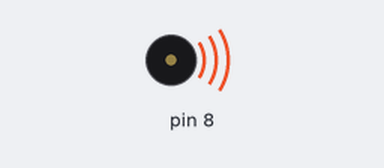
Recording of a sketch running on a simulated Arduino Uno, built with avr-gcc and run on an emulated ATmega328P. On the bench: buzzer (waves = sounding).

Above: at 0.1 s.
Timing chart, 0 to 1.6 s (numbered marks = the images above):
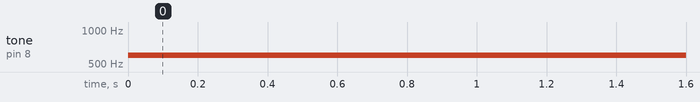

Measured:
- by itself, tone on pin 8: silent → 600 Hz at 0.00 s

The sketch:

Sound.ino
```cpp
void setup(){
    pinMode(8, OUTPUT);
    pinMode(6, INPUT_PULLUP);
}

void loop(){

        fire();

}

void fire(){
    tone(8, 600, 700); // play tone 72 (C6 = 1047 Hz)

}
```
